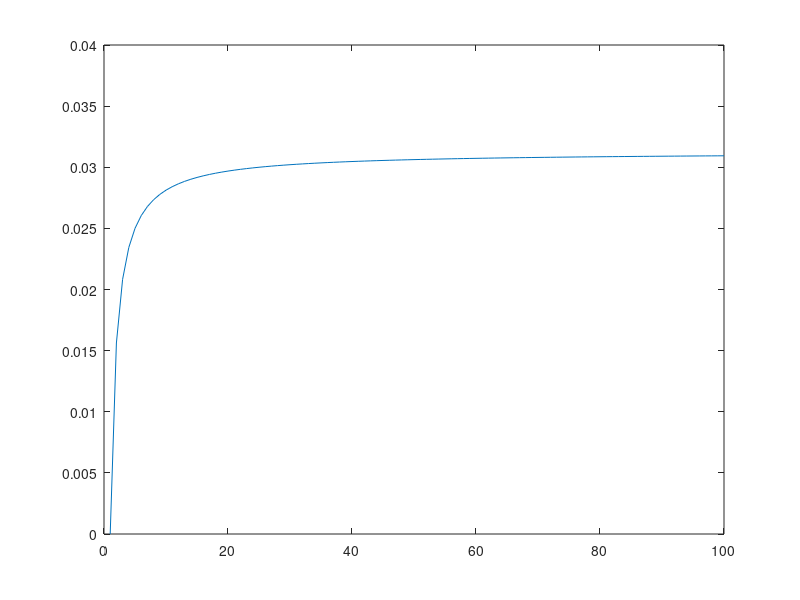

This chart was generated by the following MATLAB code:
k = 6;
m = 2^k;
n = 1:100;
bound = @(n) 2/m * (n-1)/n;
p_coll = zeros(size(n));

for i=1:length(n)
    p_coll(i) = bound(n(i));
end

plot(n, p_coll);